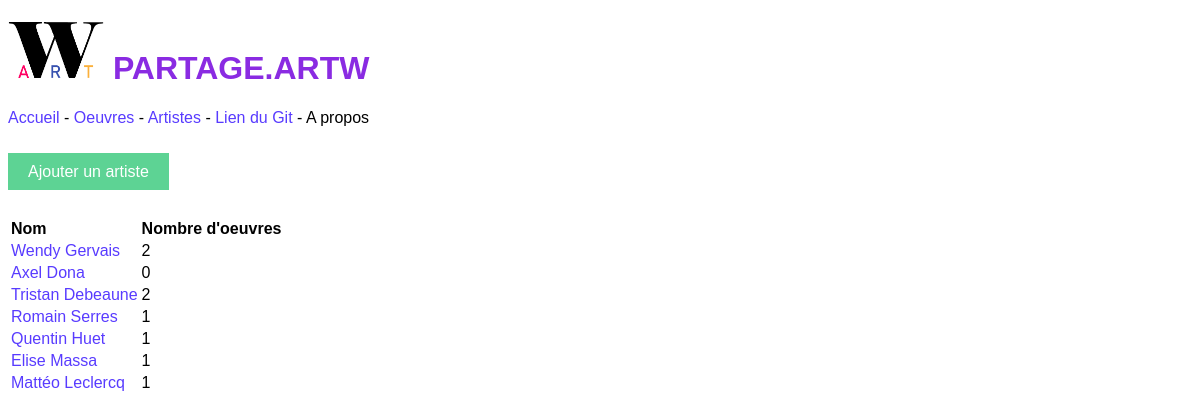
/artw/index.php/artistes, run on the app's committed database.
### tables this page shows
CREATE TABLE IF NOT EXISTS `personnes` (
  `id_personne` int(11) NOT NULL AUTO_INCREMENT,
  `nom` text NOT NULL,
  `prenom` text NOT NULL,
  `photo` text NOT NULL,
  `facebook` text NOT NULL,
  `instagram` text NOT NULL,
  `twitter` text NOT NULL,
  `linkedin` text NOT NULL,
  `bandcamp` text NOT NULL,
  PRIMARY KEY (`id_personne`)
);

### artw/index.php (called while the page is built)
<?php
    include "router.php";
?>

### artw/model.php (called while the page is built, shortened)
<?php
    function requeteInTab($req,$MaBase){
        $PDO = $MaBase->query($req);
        $tab = [];
        while ($ligne = $PDO->fetch()){
            array_push($tab,$ligne);
        }
        return $tab;
    }
    function getNbOeuvresDePersonne($n, $MaBase) {
        $gn = "'".$n."'";
        $requetenbo = 'SELECT COUNT(DISTINCT id_oeuvre) FROM remplir_role WHERE id_personne='.$gn;
        return requeteInTab($requetenbo, $MaBase)[0][0];
    }
    function getPersonnes($MaBase){
        $requetePersonnes = 'SELECT * FROM personnes';
        return requeteInTab($requetePersonnes,$MaBase);
    }
?>

### artw/views/listeArtistes.php (the view, shortened to what this page needs)
<?php
    include "controller.php";
?>
<a href="../index.php/addArtiste" class="ajout">Ajouter un artiste</a>
<br><br><br>
<?php
    echo '<table>
    <tr>
    <th>Nom</th>
    <th>Nombre d\'oeuvres</th>
    </tr>';
    foreach(getPersonnes($MaBase) as $p) {
        echo '<tr>';
        echo '<td>';
        echo '<a href="artiste/';
        echo $p['id_personne'];
        echo '">';
        echo $p['prenom'];
        echo $p['nom'];
        echo "</a>";
        echo '</td>';
        echo '<td>';
        echo getNbOeuvresDePersonne($p['id_personne'], $MaBase);
        echo '</td>';
        echo '</tr>';
    }
    echo '</table>';
    ?>

### artw/views/header.php (shortened to what this page needs)
<?php
    function setCurrentFolder(){
        $uri = $_SERVER['REQUEST_URI'];
        $url = explode("/", $uri);
        $current = $url[count($url)-1];
        if ($current=="index.php") {
            return '';
        } elseif ($url[count($url)-2] == 'oeuvre' || $url[count($url)-2] == 'delete'|| $url[count($url)-2] == 'artiste'){
            return '../../';
        } else {
            return '../';
        }
    }
?>
<!DOCTYPE html>
<html lang="fr">
<head>
    <?php
        echo '<link rel=stylesheet href="'.setCurrentFolder().'styles.css">';
    ?>
</head>
<body>
<h1>
    <?php
        echo '<a href="'.setCurrentFolder().'index.php"><img src="'.setCurrentFolder().'images/logo.png" alt="Accueil" class="logo"></a>';
    ?>
    PARTAGE.ARTW
</h1>
    <?php
        echo '<nav><a href="'.setCurrentFolder().'index.php">Accueil </a>
        - <a href="'.setCurrentFolder().'index.php/oeuvres">Oeuvres </a> -
        <a href="'.setCurrentFolder().'index.php/artistes">Artistes</a> -
        <a target="_blank" href="https://github.com/Bouillon2Poulet/ARTW"> Lien du Git </a>
        - A propos</nav>'
    ?>
<br><br>

### artw/router.php (shortened to what this page needs)
<?php
    $uri = $_SERVER['REQUEST_URI'];
    $url = explode("/", $uri);
    $dest = $url[count($url)-1];
    include "views/header.php";
    if ($dest=="artistes") {
        include "views/listeArtistes.php";
    }
    else if ( $url[count($url)-2] == 'artiste') {
        include "views/artiste.php";
    }
    include "views/footer.php";
?>

### artw/views/footer.php
</body>
</html>

### artw/styles.css (style rules this page uses)
body { font-family: Arial, Helvetica, sans-serif; text-align: justify; }
h1 { color: blueviolet; }
a { color: rgb(88, 59, 255); text-decoration: none; transition-duration: 0.5s; }
.ajout { color:white; background-color: rgb(93, 211, 148); text-decoration: none; padding: 10px 20px; transition-duration: 0.5s; }
.logo { width:8vw; }

### data on the page
personnes: prenom "Wendy", nom "Gervais", id_personne "2"
personnes: prenom "Axel", nom "Dona", id_personne "0"
personnes: prenom "Tristan", nom "Debeaune", id_personne "2"
personnes: prenom "Romain", nom "Serres", id_personne "1"
personnes: prenom "Quentin", nom "Huet", id_personne "1"
personnes: prenom "Elise", nom "Massa", id_personne "1"
personnes: prenom "Mattéo", nom "Leclercq", id_personne "1"
